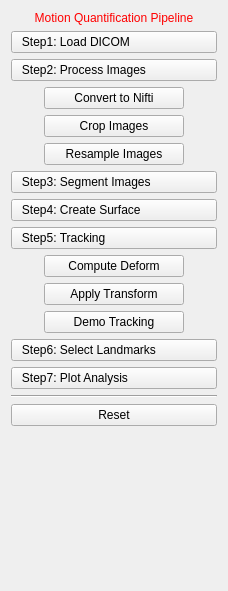
<?xml version="1.0" encoding="UTF-8"?>
<ui version="4.0">
 <class>MmcwViewControls</class>
 <widget class="QWidget" name="MmcwViewControls">
  <property name="geometry">
   <rect>
    <x>0</x>
    <y>0</y>
    <width>228</width>
    <height>591</height>
   </rect>
  </property>
  <property name="windowTitle">
   <string>QmitkTemplate</string>
  </property>
  <layout class="QVBoxLayout" name="verticalLayout">
   <item>
    <widget class="QLabel" name="titleLabel">
     <property name="styleSheet">
      <string notr="true">QLabel { color: rgb(255, 0, 0) }</string>
     </property>
     <property name="text">
      <string>Motion Quantification Pipeline</string>
     </property>
     <property name="alignment">
      <set>Qt::AlignCenter</set>
     </property>
    </widget>
   </item>
   <item>
    <widget class="QPushButton" name="button_1">
     <property name="toolTip">
      <string>Do image processing</string>
     </property>
     <property name="styleSheet">
      <string notr="true">text-align: left;</string>
     </property>
     <property name="text">
      <string>   Step1: Load DICOM</string>
     </property>
    </widget>
   </item>
   <item>
    <widget class="QPushButton" name="button_2">
     <property name="toolTip">
      <string>Do image processing</string>
     </property>
     <property name="styleSheet">
      <string notr="true">text-align: left;</string>
     </property>
     <property name="text">
      <string>   Step2: Process Images</string>
     </property>
    </widget>
   </item>
   <item alignment="Qt::AlignHCenter">
    <widget class="QPushButton" name="button_2_1">
     <property name="minimumSize">
      <size>
       <width>140</width>
       <height>0</height>
      </size>
     </property>
     <property name="maximumSize">
      <size>
       <width>140</width>
       <height>16777215</height>
      </size>
     </property>
     <property name="text">
      <string>Convert to Nifti</string>
     </property>
    </widget>
   </item>
   <item alignment="Qt::AlignHCenter">
    <widget class="QPushButton" name="button_2_2">
     <property name="minimumSize">
      <size>
       <width>140</width>
       <height>0</height>
      </size>
     </property>
     <property name="maximumSize">
      <size>
       <width>140</width>
       <height>16777215</height>
      </size>
     </property>
     <property name="text">
      <string>Crop Images</string>
     </property>
    </widget>
   </item>
   <item alignment="Qt::AlignHCenter">
    <widget class="QPushButton" name="button_2_3">
     <property name="minimumSize">
      <size>
       <width>140</width>
       <height>0</height>
      </size>
     </property>
     <property name="maximumSize">
      <size>
       <width>140</width>
       <height>16777215</height>
      </size>
     </property>
     <property name="text">
      <string>Resample Images</string>
     </property>
    </widget>
   </item>
   <item>
    <widget class="QPushButton" name="button_3">
     <property name="toolTip">
      <string>Do image processing</string>
     </property>
     <property name="styleSheet">
      <string notr="true">text-align: left;</string>
     </property>
     <property name="text">
      <string>   Step3: Segment Images</string>
     </property>
    </widget>
   </item>
   <item>
    <widget class="QPushButton" name="button_4">
     <property name="toolTip">
      <string>Do image processing</string>
     </property>
     <property name="styleSheet">
      <string notr="true">text-align: left;</string>
     </property>
     <property name="text">
      <string>   Step4: Create Surface</string>
     </property>
    </widget>
   </item>
   <item>
    <widget class="QPushButton" name="button_5">
     <property name="toolTip">
      <string>Do image processing</string>
     </property>
     <property name="styleSheet">
      <string notr="true">text-align: left;</string>
     </property>
     <property name="text">
      <string>   Step5: Tracking</string>
     </property>
    </widget>
   </item>
   <item alignment="Qt::AlignHCenter">
    <widget class="QPushButton" name="button_5_1">
     <property name="minimumSize">
      <size>
       <width>140</width>
       <height>0</height>
      </size>
     </property>
     <property name="maximumSize">
      <size>
       <width>140</width>
       <height>16777215</height>
      </size>
     </property>
     <property name="text">
      <string>Compute Deform</string>
     </property>
    </widget>
   </item>
   <item alignment="Qt::AlignHCenter">
    <widget class="QPushButton" name="button_5_2">
     <property name="minimumSize">
      <size>
       <width>140</width>
       <height>0</height>
      </size>
     </property>
     <property name="maximumSize">
      <size>
       <width>140</width>
       <height>16777215</height>
      </size>
     </property>
     <property name="text">
      <string>Apply Transform</string>
     </property>
    </widget>
   </item>
   <item alignment="Qt::AlignHCenter">
    <widget class="QPushButton" name="button_5_3">
     <property name="minimumSize">
      <size>
       <width>140</width>
       <height>0</height>
      </size>
     </property>
     <property name="maximumSize">
      <size>
       <width>140</width>
       <height>16777215</height>
      </size>
     </property>
     <property name="text">
      <string>Demo Tracking</string>
     </property>
    </widget>
   </item>
   <item>
    <widget class="QPushButton" name="button_6">
     <property name="toolTip">
      <string>Do image processing</string>
     </property>
     <property name="styleSheet">
      <string notr="true">text-align: left;</string>
     </property>
     <property name="text">
      <string>   Step6: Select Landmarks</string>
     </property>
    </widget>
   </item>
   <item>
    <widget class="QPushButton" name="button_7">
     <property name="toolTip">
      <string>Do image processing</string>
     </property>
     <property name="styleSheet">
      <string notr="true">text-align: left;</string>
     </property>
     <property name="text">
      <string>   Step7: Plot Analysis</string>
     </property>
    </widget>
   </item>
   <item>
    <widget class="Line" name="line">
     <property name="orientation">
      <enum>Qt::Horizontal</enum>
     </property>
    </widget>
   </item>
   <item>
    <widget class="QPushButton" name="button_r">
     <property name="text">
      <string>Reset</string>
     </property>
    </widget>
   </item>
   <item>
    <spacer name="spacer">
     <property name="orientation">
      <enum>Qt::Vertical</enum>
     </property>
     <property name="sizeType">
      <enum>QSizePolicy::Expanding</enum>
     </property>
     <property name="sizeHint" stdset="0">
      <size>
       <width>20</width>
       <height>220</height>
      </size>
     </property>
    </spacer>
   </item>
  </layout>
 </widget>
 <layoutdefault spacing="6" margin="11"/>
 <resources/>
 <connections/>
</ui>
